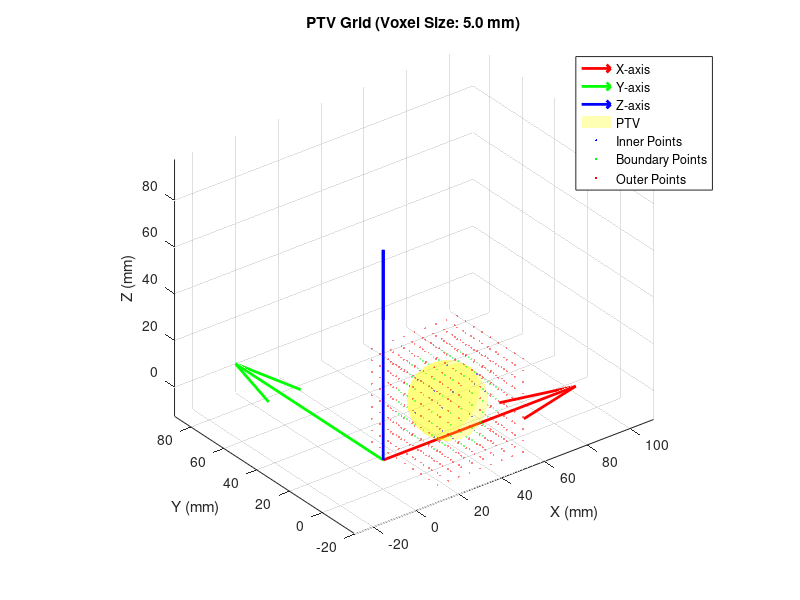

Reproduce this figure in MATLAB.
%{
5. Compute Skin Entry Points
Description: Write a function to compute the skin entry point for each beam’s central line. Also compute the
depth of the isocenter from the skin entry point.
Test: Plot the 3D scene with the head and centerline of each pencil beam. Add a marker to the computed skin
entry points. Check visually whether the markers coincide with the beams intersecting the head. If the plot is too
busy, randomly select fewer beams for testing; save and submit some representative views.
Hint: Write up the equation of the beam’s central line and intersect it with the head’s ellipse. 
%}
function [grid_points, grid_status] = q6_compute_grid_for_PTV()
    voxel_size = 5.0;
    ptv_center = [30, 0, 15];
    ptv_radius = 15;

    % Compute bounding box for the PTV
    % Expand the box slightly to ensure full coverage
    min_coords = ptv_center - (ptv_radius + voxel_size);
    max_coords = ptv_center + (ptv_radius + voxel_size);

    [X, Y, Z] = meshgrid(min_coords(1):voxel_size:max_coords(1), ...
        min_coords(2):voxel_size:max_coords(2), ...
        min_coords(3):voxel_size:max_coords(3));
    grid_points = [X(:), Y(:), Z(:)];

    % Determine point status
    grid_status = zeros(size(grid_points, 1), 1);

    % Classify grid points
    for i = 1:size(grid_points, 1)
        % Distance from point to PTV center
        dist = norm(grid_points(i, :) - ptv_center);
        
        if dist <= ptv_radius
            % Inside PTV (inner points)
            grid_status(i) = 1;
        elseif dist <= (ptv_radius + voxel_size)
            % Surface or near-surface points (boundary)
            grid_status(i) = 2;
        else
            % Outside PTV (outer points)
            grid_status(i) = 0;
        end
    end

    figure(6);
    hold on;

    % coordinate axes
    quiver3(0,0,0, 100,0,0, 'r', 'LineWidth', 2, 'DisplayName', 'X-axis');
    quiver3(0,0,0, 0,100,0, 'g', 'LineWidth', 2, 'DisplayName', 'Y-axis');
    quiver3(0,0,0, 0,0,100, 'b', 'LineWidth', 2, 'DisplayName', 'Z-axis');

    % Plot PTV sphere
    [X, Y, Z] = sphere(30);
    X = X * ptv_radius + ptv_center(1);
    Y = Y * ptv_radius + ptv_center(2);
    Z = Z * ptv_radius + ptv_center(3);
    surf(X, Y, Z, 'FaceColor', 'yellow', 'FaceAlpha', 0.3, 'EdgeColor', 'none','DisplayName', 'PTV');

    % Plot grid points
    % Inner points (blue)
    inner_points = grid_points(grid_status == 1, :);
    scatter3(inner_points(:,1), inner_points(:,2), inner_points(:,3), 2, 'b', 'filled', 'MarkerFaceAlpha', 0.5, 'DisplayName', 'Inner Points');

    % Boundary points (green)
    boundary_points = grid_points(grid_status == 2, :);
    scatter3(boundary_points(:,1), boundary_points(:,2), boundary_points(:,3), 2, 'g', 'filled', 'MarkerFaceAlpha', 0.5,'DisplayName', 'Boundary Points');

    % Outer points (red)
    outer_points = grid_points(grid_status == 0, :);
    scatter3(outer_points(:,1), outer_points(:,2), outer_points(:,3), 2, 'r', 'filled', 'MarkerFaceAlpha', 0.5,'DisplayName', 'Outer Points');

    title(sprintf('PTV Grid (Voxel Size: %.1f mm)', voxel_size));
    xlabel('X (mm)');
    ylabel('Y (mm)');
    zlabel('Z (mm)');
    legend show;
    axis equal;
    grid on;
    view(3);
    
    csvwrite('grid_for_PTV.csv', [grid_points, grid_status]);
    % Print grid statistics
    % fprintf('Grid Statistics (Voxel Size: %.1f mm):\n', voxel_size);
    % fprintf('Total Grid Points: %d\n', size(grid_points, 1));
    % fprintf('Inner Points: %d\n', sum(grid_status == 1));
    % fprintf('Boundary Points: %d\n', sum(grid_status == 2));
    % fprintf('Outer Points: %d\n', sum(grid_status == 0));
end